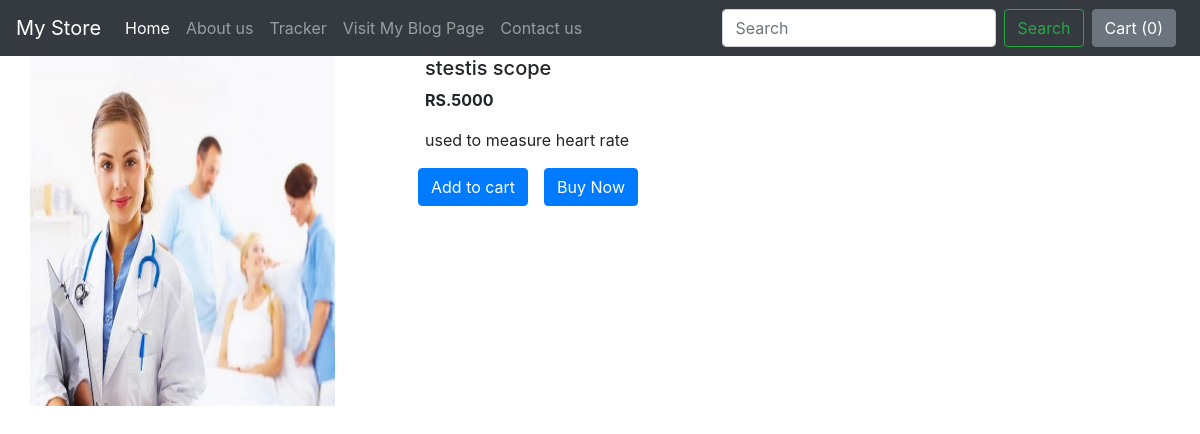
The page /shop/products/3 on the database its author committed.
### shop/models.py (models this page shows)
class product(models.Model):
    product_id = models.AutoField
    product_name = models.CharField(max_length=50)
    category = models.CharField(max_length=50,default="")
    subcategory = models.CharField(max_length=50,default="")
    price = models.IntegerField(default=0)
    description = models.CharField(max_length=300)
    publice_date = models.DateField()
    image = models.ImageField(upload_to="shop/images",default = "")

### shop/views.py (the view)
# urls.py: path("products/<int:myid>" , views.productview , name = "productview"),
def productview(request,myid):
    products = product.objects.filter(id = myid)
    return render(request,'shop/quickview.html',{'product':products[0]})

### shop/template/shop/quickview.html (shortened to what this page needs)
{% extends 'shop/base.html' %}
{% block body %}
<div class="container md-4">
    <div class="row">
        <div class="col-md-4">
            <div class="row">
                <img src="/media//{{product.image}}" width="305px" height="350px">
            </div>
        </div>
        <div class="col-md-8">
            <h5>{{product.product_name}}</h5>
            <p><b>RS.{{product.price}}</b></p>
            <p>{{product.description}}</p>
            <div class="row">
                <button class="btn btn-primary mx-2">Add to cart</button>
                <button class="btn btn-primary mx-2">Buy Now</button>
            </div>
        </div>
    </div>
</div>
{% endblock %}

### rows shown on the page
product: image (picture), product_name "stestis scope", price "5000", description "used to measure heart rate"
